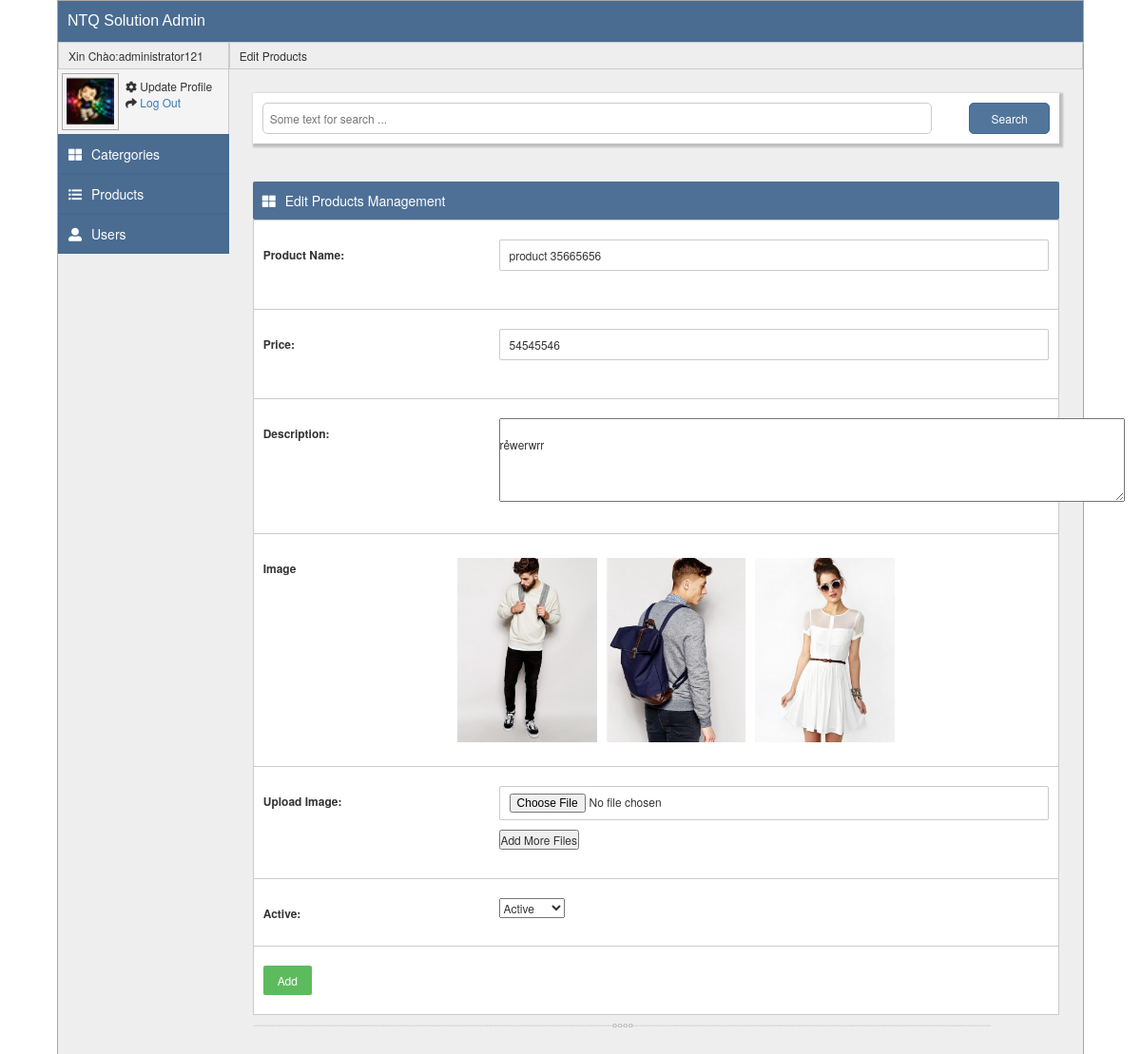
Screenshot of /product/edit/19 (signed in) with the database file from the repository.
### tables this page shows
CREATE TABLE `product` (
  `id` int(11) NOT NULL,
  `name_product` varchar(255) NOT NULL,
  `image` text NOT NULL,
  `description` text NOT NULL,
  `price` double DEFAULT NULL,
  `status` int(11) DEFAULT '0',
  `time_create` int(11) DEFAULT NULL,
  `time_update` int(11) DEFAULT NULL
);

### index.php (called while the page is built, shortened)
<?php
require_once(__LIB_PATH."View.php");
require_once(__LIB_PATH."Model.php");
$bootstrap= new Bootstrap;
?>

### libs/Model.php (called while the page is built, shortened)
<?php
class Model{
	protected $DB_HOST = __HOST;
	protected $DB_NAME = __DB_NAME;
	protected $DB_USER = __USER;
	protected $DB_PASSWORD = __PASS;
	protected $conn;
    public function __construct(){
		if ($this->conn == NULL){
	       	$this->conn = mysqli_connect($this->DB_HOST,$this->DB_USER,$this->DB_PASSWORD,$this->DB_NAME) or die ('Lỗi kết nối');
	        mysqli_set_charset($this->conn, 'UTF8');
	    }
	}
	public function query($sql){
		$this->result = mysqli_query($this->conn,$sql);
	}
	public function select($table, $where='')
	{
		if($where != "")
		{
			if(is_array($where))
			{
				foreach($where as $k => $v)
				{
					$sql[]= "$k='$v'";
				}
				$where=implode(" and ",$sql);
				$where="where $where";
			}
			else
			{
				$where="where $where";
			}
		}
		$sql="select * from $table $where";
		$this->query($sql);
	}
}
?>

### models/product_Model.php (called while the page is built, shortened)
<?php
class product_Model extends Model
{
	public $table="product";
	public function getone($id){
		$where = array('id' => $id);
		$this->select($this->table,$where);
		if($this->num_rows()==0){
         return false;
		}else{
		return true;
		}
	}
}
 ?>

### views/product/edit.php (the view, shortened to what this page needs)
<div class="main__right-product js_product">
	<p class="main__right-product__breadcum">Edit Products</p>
	<div class="main__right-product__list js_product_list dp_none">
		<div class="main__right-product__content">
			<div class="main__right-product__content__search">
				<input type="text" name="" placeholder="Some text for search ...">
				<button type="button" class="main__right-product__content__button">Search</button>
			</div>
		</div>
	</div>
	<div class="main__right-product__edit-add js_product_add">
		<div class="main__right-product__edit-add__head"><i class="fas fa-th-large"></i>Edit Products Management</div>
		<form action="" enctype="multipart/form-data" method="POST" role="form"  >
			<?php foreach ($data as $row): ?>
			<div class="main__right-product__edit-add__content">
				<div class="main__right-product__edit-add__content__name">
					<div class="main__right-product__edit-add__content__name__label">
						<label for="">Product Name:</label>
					</div>
					<div class="main__right-product__edit-add__content__name__input">
						<input type="text" name="productname" value="<?php echo $row["name_product"] ? $row["name_product"] : "" ;?>" >
					</div>
				</div>
				<div class="main__right-product__edit-add__content__price">
					<div class="main__right-product__edit-add__content__price__label">
						<label for="">Price:</label>
					</div>
					<div class="main__right-product__edit-add__content__price__input">
						<input type="number" name="productprice" value="<?php echo $row["price"] ? $row["price"] : "" ;?>" >
					</div>
				</div>
				<div class="main__right-product__edit-add__content__description">
					<div class="main__right-product__edit-add__content__description__label">
						<label for="">Description:</label>
					</div>
					<div class="main__right-product__edit-add__content__description__input">
						<textarea class="text-left" name="description" rows="5" cols="100%">
							<?php echo $row["description"] ? $row["description"] : "" ;?>
						</textarea>
					</div>
				</div>
				<div class="main__right-product__edit-add__content__description">
					<div class="main__right-product__edit-add__content__description__label">
						<label for="">Image</label>
					</div>
					<div class="list_img">
							<?php
							if ($row["image"]) {
								$imgMang = explode("/",$row["image"]);
								foreach ($imgMang as $key) { ?>
								<img src='../../uploads/<?php echo $key; ?>' class="list_img_edit" alt="">
								<?php
								}
								}
							 ?>
					</div>
				</div>
				<div class="main__right-product__edit-add__content__upload_img">
					<div class="main__right-product__edit-add__content__description__label">
						<label for="">Upload Image:</label>
					</div>
					<div class="main__right-product__edit-add__content__description__input">
						<input name='avatar[]' type='file' />
  								<button class="add_more">Add More Files</button>
					</div>
				</div>
				<div class="main__right-product__edit-add__content__active">
					<div class="main__right-product__edit-add__content__name__label">
						<label for="">Active:</label>
					</div>
					<div class="main__right-product__edit-add__content__name__input">
						<select class="status_form" name="active">
						    <option value="0">Active</option>
						</select>
					</div>
				</div>
			<?php endforeach ?>
				<div class="main__right-product__edit-add__content__submit">
					<button type="submit" name="edit" value="EDIT" >Add</button>
				</div>
			</div>
		</form>
		<img src="line.png" alt="">
	</div>
</div>

### public/css/main.css (style rules this page uses)
* { margin: 0; padding: 0; }
.body_m .main .main__right-product .main__right-product__edit-add__content img.list_img_edit { width: 25%; float: left; }
img.list_img_edit { padding: 5px 5px; }
.body_m .main .main__right-product .main__right-product__edit-add__content__description__input input { width: 100%; margin-bottom: 10px; padding: 7px 10px; border: 1px solid #cbcbcb; border-radius: 2px; }
.main__right-product__edit-add.js_product_add { margin-top: -35px; }
.body_m .main .main__right-product { width: 100%; }
.body_m .main .main__right-product__breadcum { border: 1px solid #cbcbcb; padding: 5px 10px; margin: 0; }
.body_m .main .main__right-product__content { padding: 25px; }
.body_m .main .main__right-product__content__search { background: #fff; box-shadow: 2px 2px 2px 2px rgba(0, 0, 0, 0.2); padding: 10px; position: relative; margin-bottom: 25px; }
.body_m .main .main__right-product__content__search input { width: 85%; padding: 7px; color: #ada8a8; margin-right: 2%; border: 1px solid #cbcbcb; border-radius: 5px; }
.body_m .main .main__right-product__content__search button { position: absolute; padding: 7px; width: 10%; right: 10px; background: #52759b; border: 1px solid #436891; border-radius: 5px; color: #fff; }
.body_m .main .main__right-product .main__right-product__edit-add { width: 100%; height: auto; padding: 25px; }
.body_m .main .main__right-product .main__right-product__edit-add__head { padding: 10px; background: #4e7096; color: #fff; font-size: 14px; border-radius: 2px; }
.body_m .main .main__right-product .main__right-product__edit-add__head i { margin-right: 10px; }
.body_m .main .main__right-product .main__right-product__edit-add__content { border: 1px solid #cbcbcb; height: auto; width: 100%; background: #fff; }
.body_m .main .main__right-product .main__right-product__edit-add__content__name { width: 100%; height: auto; display: flex; padding: 20px 10px; border-bottom: 1px solid #cbcbcb; }
.body_m .main .main__right-product .main__right-product__edit-add__content__name__label { width: 30%; padding-top: 7px; }
.body_m .main .main__right-product .main__right-product__edit-add__content__name__input { width: 70%; }
.body_m .main .main__right-product .main__right-product__edit-add__content__name__input input { width: 100%; margin-bottom: 10px; padding: 7px 10px; border: 1px solid #cbcbcb; border-radius: 2px; }
.body_m .main .main__right-product .main__right-product__edit-add__content__price { width: 100%; height: auto; display: flex; padding: 20px 10px; border-bottom: 1px solid #cbcbcb; }
.body_m .main .main__right-product .main__right-product__edit-add__content__price__label { width: 30%; padding-top: 7px; }
.body_m .main .main__right-product .main__right-product__edit-add__content__price__input { width: 70%; }
.body_m .main .main__right-product .main__right-product__edit-add__content__price__input input { width: 100%; margin-bottom: 10px; padding: 7px 10px; border: 1px solid #cbcbcb; border-radius: 2px; }
.body_m .main .main__right-product .main__right-product__edit-add__content__description { width: 100%; height: auto; display: flex; padding: 20px 10px; border-bottom: 1px solid #cbcbcb; }
.body_m .main .main__right-product .main__right-product__edit-add__content__description__label { width: 30%; padding-top: 7px; }
.body_m .main .main__right-product .main__right-product__edit-add__content__description__input { width: 70%; }
.body_m .main .main__right-product .main__right-product__edit-add__content__upload_img { display: flex; width: 100%; height: auto; padding: 20px 10px; border-bottom: 1px solid #cbcbcb; }
.body_m .main .main__right-product .main__right-product__edit-add__content__upload_img button { margin-bottom: 10px; }
.body_m .main .main__right-product .main__right-product__edit-add__content__active { width: 100%; height: auto; display: flex; padding: 20px 10px; border-bottom: 1px solid #cbcbcb; }
.body_m .main .main__right-product .main__right-product__edit-add__content__submit { padding: 20px 10px; }
.body_m .main .main__right-product .main__right-product__edit-add__content__submit button { padding: 7px 15px; background: #5dbb5d; border: none; border-radius: 2px; color: #fff; }
.body_m .main .main__right-product .main__right-product__edit-add__content img { display: block; width: 100%; }

### rows the page displays
product: productname "product 35665656", productprice "54545546", description "rẻwerwrr", image (picture)

### other values shown
Session::get("user") "administrator121"
